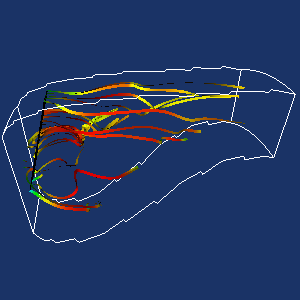

Write the Python code that produced this figure.
#!/usr/bin/env python

# Visualize combustor flow using ribbon streamlines from a PLOT3D
# dataset with Runge-Kutta 4 integration.

import os

# Factory overrides
import vtkmodules.vtkInteractionStyle  # noqa: F401
import vtkmodules.vtkRenderingOpenGL2  # noqa: F401

from vtkmodules.vtkCommonDataModel import vtkDataObject
from vtkmodules.vtkCommonMath import vtkRungeKutta4
from vtkmodules.vtkFiltersCore import vtkStructuredGridOutlineFilter
from vtkmodules.vtkFiltersFlowPaths import vtkStreamTracer
from vtkmodules.vtkFiltersModeling import vtkRibbonFilter
from vtkmodules.vtkFiltersSources import vtkPlaneSource
from vtkmodules.vtkIOParallel import vtkMultiBlockPLOT3DReader
from vtkmodules.vtkRenderingCore import (
    vtkActor,
    vtkPolyDataMapper,
    vtkRenderWindow,
    vtkRenderWindowInteractor,
    vtkRenderer,
)

# Data file path (relative to this script)
data_dir = os.environ.get("VPE_DATA_DIR", os.path.dirname(os.path.abspath(__file__)))

resolution = 4

# Read PLOT3D combustor dataset
pl3d = vtkMultiBlockPLOT3DReader()
pl3d.SetXYZFileName(os.path.join(data_dir, "combxyz.bin"))
pl3d.SetQFileName(os.path.join(data_dir, "combq.bin"))
pl3d.SetScalarFunctionNumber(100)
pl3d.SetVectorFunctionNumber(202)
pl3d.Update()
output = pl3d.GetOutput().GetBlock(0)

# Seed plane for streamlines
ps = vtkPlaneSource()
ps.SetXResolution(resolution)
ps.SetYResolution(resolution)
ps.SetOrigin(2, -2, 26)
ps.SetPoint1(2, 2, 26)
ps.SetPoint2(2, -2, 32)

ps_mapper = vtkPolyDataMapper()
ps_mapper.SetInputConnection(ps.GetOutputPort())

ps_actor = vtkActor()
ps_actor.SetMapper(ps_mapper)
ps_actor.GetProperty().SetRepresentationToWireframe()

# Stream tracer with RK4 integration
rk4 = vtkRungeKutta4()

streamer = vtkStreamTracer()
streamer.SetInputData(output)
streamer.SetSourceData(ps.GetOutput())
streamer.SetMaximumPropagation(100)
streamer.SetInitialIntegrationStep(0.2)
streamer.SetIntegrationDirectionToForward()
streamer.SetComputeVorticity(1)
streamer.SetIntegrator(rk4)

# Ribbon filter for streamline visualization
rf = vtkRibbonFilter()
rf.SetInputConnection(streamer.GetOutputPort())
rf.SetInputArrayToProcess(1, 0, 0, vtkDataObject.FIELD_ASSOCIATION_POINTS, "Normals")
rf.SetWidth(0.1)
rf.SetWidthFactor(5)

stream_mapper = vtkPolyDataMapper()
stream_mapper.SetInputConnection(rf.GetOutputPort())
stream_mapper.SetScalarRange(output.GetScalarRange())

streamline = vtkActor()
streamline.SetMapper(stream_mapper)

# Outline of structured grid
outline = vtkStructuredGridOutlineFilter()
outline.SetInputData(output)

outline_mapper = vtkPolyDataMapper()
outline_mapper.SetInputConnection(outline.GetOutputPort())

outline_actor = vtkActor()
outline_actor.SetMapper(outline_mapper)

# Renderer
renderer = vtkRenderer()
renderer.AddActor(ps_actor)
renderer.AddActor(outline_actor)
renderer.AddActor(streamline)
renderer.SetBackground(0.1, 0.2, 0.4)

# Window
render_window = vtkRenderWindow()
render_window.AddRenderer(renderer)
render_window.SetSize(300, 300)
render_window.SetWindowName("comb streamers")

# Scene
camera = renderer.GetActiveCamera()
camera.SetClippingRange(3.95297, 50)
camera.SetFocalPoint(9.71821, 0.458166, 29.3999)
camera.SetPosition(2.7439, -37.3196, 38.7167)
camera.SetViewUp(-0.16123, 0.264271, 0.950876)

# Interactor
interactor = vtkRenderWindowInteractor()
interactor.SetRenderWindow(render_window)

interactor.Initialize()
interactor.Start()
